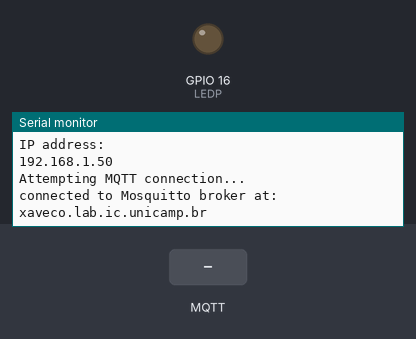
A sketch run on a simulated ESP8266 (NodeMCU). Parts: output pins drawn as LEDs (lit = HIGH), the last lines printed to the serial monitor. Inputs (shaded band) come from the test bench. WiFi joins after 1.5 s; servers stay silent unless stated; no MQTT or app messages arrive unless stated.

Above: at 2.7 s.
2.8 s: MQTT message "1" arrives on the first subscribed topic
At 3.4 s:
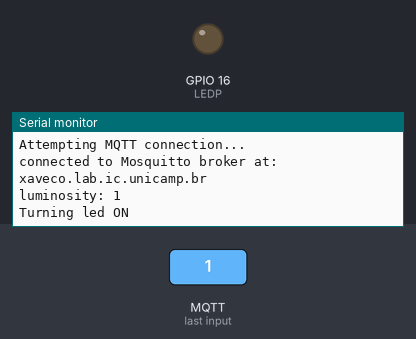
4.5 s: MQTT message "on" arrives on the first subscribed topic
At 5.7 s:
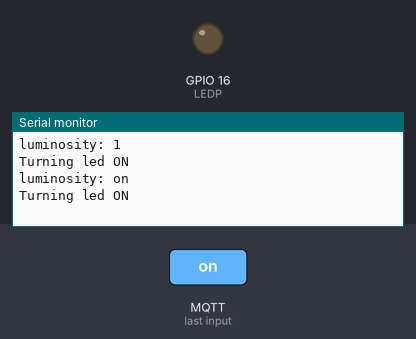
6.0 s: MQTT message "off" arrives on the first subscribed topic
At 7.1 s:
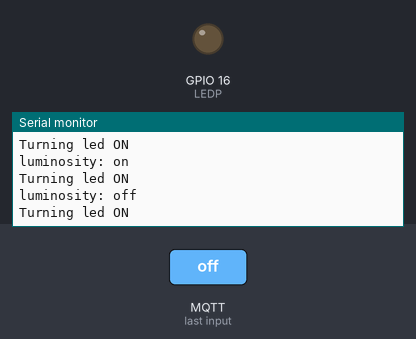

Measured:
- after the input at 2.8 s, the serial monitor: prints a new line after 0.27 s (image 1)
- after the input at 4.5 s, the serial monitor: prints a new line after 0.07 s (image 2)
- after the input at 6.0 s, the serial monitor: prints a new line after 0.07 s (image 3)

The sketch:

mosquito.ino.ino
```cpp
/* mosquitto.ino
 *  connects to a mosquitto server either on local machine or
 *  an external broker such as xaveco.lab.ic.unicamp.br or
 *  test.mosquitto.org subscribes to topic "luminpsity" registering
 *  a callback function mycallback and varies luminosity from 0 to MAX
 *  turning user led ON  and OFF
 *  MC853 March 2019
 */

#define LEDP 16

#include <ESP8266WiFi.h>
#include <PubSubClient.h>
extern "C"{
#include "user_interface.h"
}

#define ssid          "aula-ic3"
#define password      "iotic@2019"
#define MAX 32         // max luminosity

#define SERVER        "xaveco.lab.ic.unicamp.br" // free MQTT broker
//#define SERVER      "192.168.0.12"        // my PC LAN address
#define SERVERPORT      1883

#define T_LUMINOSITY      "luminosity"
float luminosity, prevLumiosity = 0;
char valueStr[5];
WiFiClient WiFiClient;
// create MQTT object
PubSubClient client(WiFiClient);
void setup() {
  pinMode(LEDP, OUTPUT);
  Serial.begin(115200);
  delay(10);
  Serial.println();
  Serial.println();
  Serial.print("Connecting to ");
  Serial.println(ssid);
  WiFi.begin(ssid, password);
  while (WiFi.status() != WL_CONNECTED) {
    delay(500);
    Serial.print(".");
  }
  Serial.println("");
  Serial.println("WiFi connected");
  Serial.println("IP address: ");
  Serial.println(WiFi.localIP());
  WiFi.printDiag(Serial);
  client.setServer(SERVER, SERVERPORT);
  client.setCallback(callback); //called when luminosity is published
 }

void loop() {
  yield();
  if (!client.connected()) { // Attempt to connect
    Serial.println("Attempting MQTT connection...");
    if (client.connect("TestMQTT")) { // need choose any name as clientid
      Serial.print("connected to Mosquitto broker at: ");
      Serial.println(SERVER);
      client.subscribe(T_LUMINOSITY, 1);// ... and resubscribe
    } else {
      Serial.print("failed, rc=");
      Serial.print(client.state());
      Serial.println(" try again in 4 seconds");
      // Wait 4 seconds before retrying
      delay(4000);
    }
  }
   delay(500);
   luminosity += 1.0;
   if (luminosity == MAX) luminosity=0;
   if (client.connected() && prevLumiosity != luminosity) {//Publish new luminosity");
    String hi = (String)luminosity;
    hi.toCharArray(valueStr, 5); //only char data can be published
    client.publish( T_LUMINOSITY, valueStr);
    prevLumiosity = luminosity;
   }
   client.loop(); //**** This is essential! *******
 }
//----------------------------------------------------------------------
void callback(char* topic, byte * data, unsigned int length) {
  Serial.print(topic);
  Serial.print(": ");
  for (int i = 0; i < length; i++) {
    Serial.print((char)data[i]);
  }
  Serial.println();
  if (luminosity < MAX/2)  {
    digitalWrite(LEDP, LOW);  // led on: led anode to Vcc, catode to P5
    Serial.println("Turning led ON");
  } else {
   digitalWrite(LEDP, HIGH);
    Serial.println("Turning led OFF");
  }
}
```
